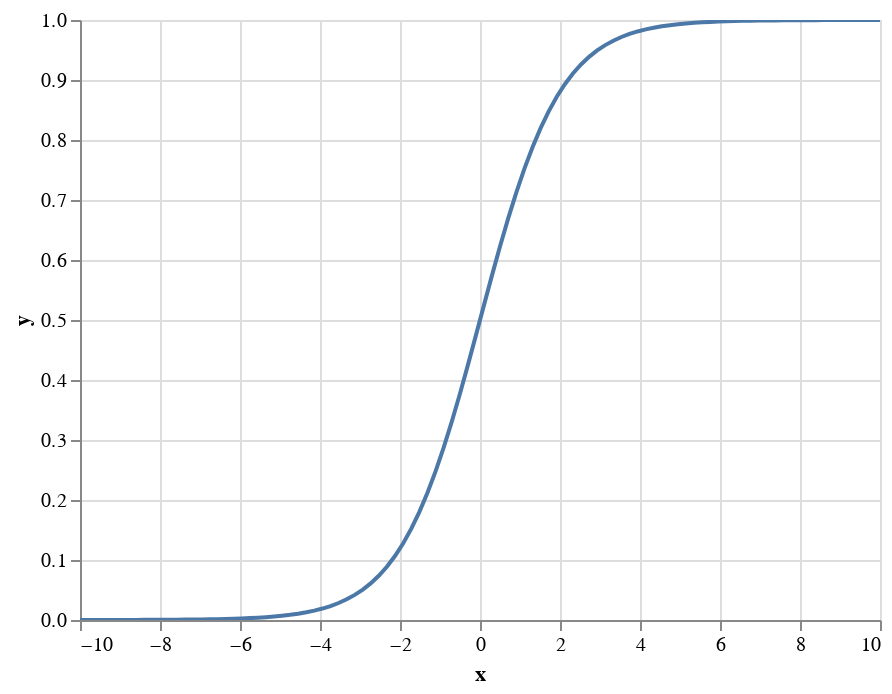

Notebook cell for this chart:
### Markdown cell above
## Breakout room activity

Instructions from https://www.figma.com/file/yWYVnxWrW8c3CPgzIuh484/230627-princeton-university-week-4-logistic-function-and-models?type=whiteboard&node-id=1%3A135&t=WeOdOg4Mz5KL9wkr-1 

```
Breakout: Visualization!
[25 mins]
(1) open a jupyter notebook in visual studio code 
(2) select the datathinking.org anaconda environment

(3) ask chatgpt/claude/bard/bing for:
the mathematics (LaTeX code)
text description
    of a logistic function and a visualization of a logistic function

(4) ask chatgpt/claude/bard/bing for a visualization using python and the altair library that is interactive

(5) screenshot and add to this figma!

(if you are unable to use visual studio code, use a google colaboratory notebook instead: https://colab.research.google.com/)
```

Result:

https://chat.openai.com/share/c95be1fb-c2bc-4f20-afe9-b1f306975102

### Code cell
import numpy as np
import altair as alt
import pandas as pd

# Generate data points
x = np.linspace(-10, 10, 100)
y = 1 / (1 + np.exp(-x))

# Create a DataFrame
df = pd.DataFrame({'x': x, 'y': y})

# Create an Altair chart
chart = alt.Chart(df).mark_line().encode(
    x='x',
    y='y'
).properties(
    width=400,
    height=300
)

# Display the chart
chart.interactive()

### Figure 1 — Vega-Lite specification as saved in the notebook (floating-point values rounded to 4 significant figures)
{"config": {"view": {"continuousWidth": 300, "continuousHeight": 300}}, "data": {"name": "data-9caa01bbea47f287b23d752c436e5749"}, "mark": {"type": "line"}, "encoding": {"x": {"field": "x", "type": "quantitative"}, "y": {"field": "y", "type": "quantitative"}}, "height": 300, "params": [{"name": "param_1", "select": {"type": "interval", "encodings": ["x", "y"]}, "bind": "scales"}], "width": 400, "$schema": "https://vega.github.io/schema/vega-lite/v5.8.0.json", "datasets": {"data-9caa01bbea47f287b23d752c436e5749": [{"x": -10.0, "y": 4.54e-05}, {"x": -9.798, "y": 5.556e-05}, {"x": -9.596, "y": 6.8e-05}, {"x": -9.394, "y": 8.322e-05}, {"x": -9.192, "y": 0.0001018}, {"x": -8.99, "y": 0.0001246}, {"x": -8.788, "y": 0.0001525}, {"x": -8.586, "y": 0.0001867}, {"x": -8.384, "y": 0.0002285}, {"x": -8.182, "y": 0.0002796}, {"x": -7.98, "y": 0.0003422}, {"x": -7.778, "y": 0.0004188}, {"x": -7.576, "y": 0.0005125}, {"x": -7.374, "y": 0.0006271}, {"x": -7.172, "y": 0.0007674}, {"x": -6.97, "y": 0.0009391}, {"x": -6.768, "y": 0.001149}, {"x": -6.566, "y": 0.001406}, {"x": -6.364, "y": 0.00172}, {"x": -6.162, "y": 0.002104}, {"x": -5.96, "y": 0.002574}, {"x": -5.758, "y": 0.003149}, {"x": -5.556, "y": 0.003851}, {"x": -5.354, "y": 0.004709}, {"x": -5.152, "y": 0.005757}, {"x": -4.949, "y": 0.007037}, {"x": -4.747, "y": 0.008599}, {"x": -4.545, "y": 0.0105}, {"x": -4.343, "y": 0.01283}, {"x": -4.141, "y": 0.01565}, {"x": -3.939, "y": 0.01909}, {"x": -3.737, "y": 0.02326}, {"x": -3.535, "y": 0.02832}, {"x": -3.333, "y": 0.03445}, {"x": -3.131, "y": 0.04183}, {"x": -2.929, "y": 0.05072}, {"x": -2.727, "y": 0.06138}, {"x": -2.525, "y": 0.07411}, {"x": -2.323, "y": 0.08922}, {"x": -2.121, "y": 0.1071}, {"x": -1.919, "y": 0.128}, {"x": -1.717, "y": 0.1522}, {"x": -1.515, "y": 0.1802}, {"x": -1.313, "y": 0.212}, {"x": -1.111, "y": 0.2477}, {"x": -0.9091, "y": 0.2872}, {"x": -0.7071, "y": 0.3302}, {"x": -0.5051, "y": 0.3764}, {"x": -0.303, "y": 0.4248}, {"x": -0.101, "y": 0.4748}, {"x": 0.101, "y": 0.5252}, {"x": 0.303, "y": 0.5752}, {"x": 0.5051, "y": 0.6236}, {"x": 0.7071, "y": 0.6698}, {"x": 0.9091, "y": 0.7128}, {"x": 1.111, "y": 0.7523}, {"x": 1.313, "y": 0.788}, {"x": 1.515, "y": 0.8198}, {"x": 1.717, "y": 0.8478}, {"x": 1.919, "y": 0.872}, {"x": 2.121, "y": 0.8929}, {"x": 2.323, "y": 0.9108}, {"x": 2.525, "y": 0.9259}, {"x": 2.727, "y": 0.9386}, {"x": 2.929, "y": 0.9493}, {"x": 3.131, "y": 0.9582}, {"x": 3.333, "y": 0.9656}, {"x": 3.535, "y": 0.9717}, {"x": 3.737, "y": 0.9767}, {"x": 3.939, "y": 0.9809}, {"x": 4.141, "y": 0.9843}, {"x": 4.343, "y": 0.9872}, {"x": 4.545, "y": 0.9895}, {"x": 4.747, "y": 0.9914}, {"x": 4.949, "y": 0.993}, {"x": 5.152, "y": 0.9942}, {"x": 5.354, "y": 0.9953}, {"x": 5.556, "y": 0.9961}, {"x": 5.758, "y": 0.9969}, {"x": 5.96, "y": 0.9974}, {"x": 6.162, "y": 0.9979}, {"x": 6.364, "y": 0.9983}, {"x": 6.566, "y": 0.9986}, {"x": 6.768, "y": 0.9989}, {"x": 6.97, "y": 0.9991}, {"x": 7.172, "y": 0.9992}, {"x": 7.374, "y": 0.9994}, {"x": 7.576, "y": 0.9995}, {"x": 7.778, "y": 0.9996}, {"x": 7.98, "y": 0.9997}, {"x": 8.182, "y": 0.9997}, {"x": 8.384, "y": 0.9998}, {"x": 8.586, "y": 0.9998}, {"x": 8.788, "y": 0.9998}, {"x": 8.99, "y": 0.9999}, {"x": 9.192, "y": 0.9999}, {"x": 9.394, "y": 0.9999}, {"x": 9.596, "y": 0.9999}, {"x": 9.798, "y": 0.9999}, {"x": 10.0, "y": 1.0}]}}
